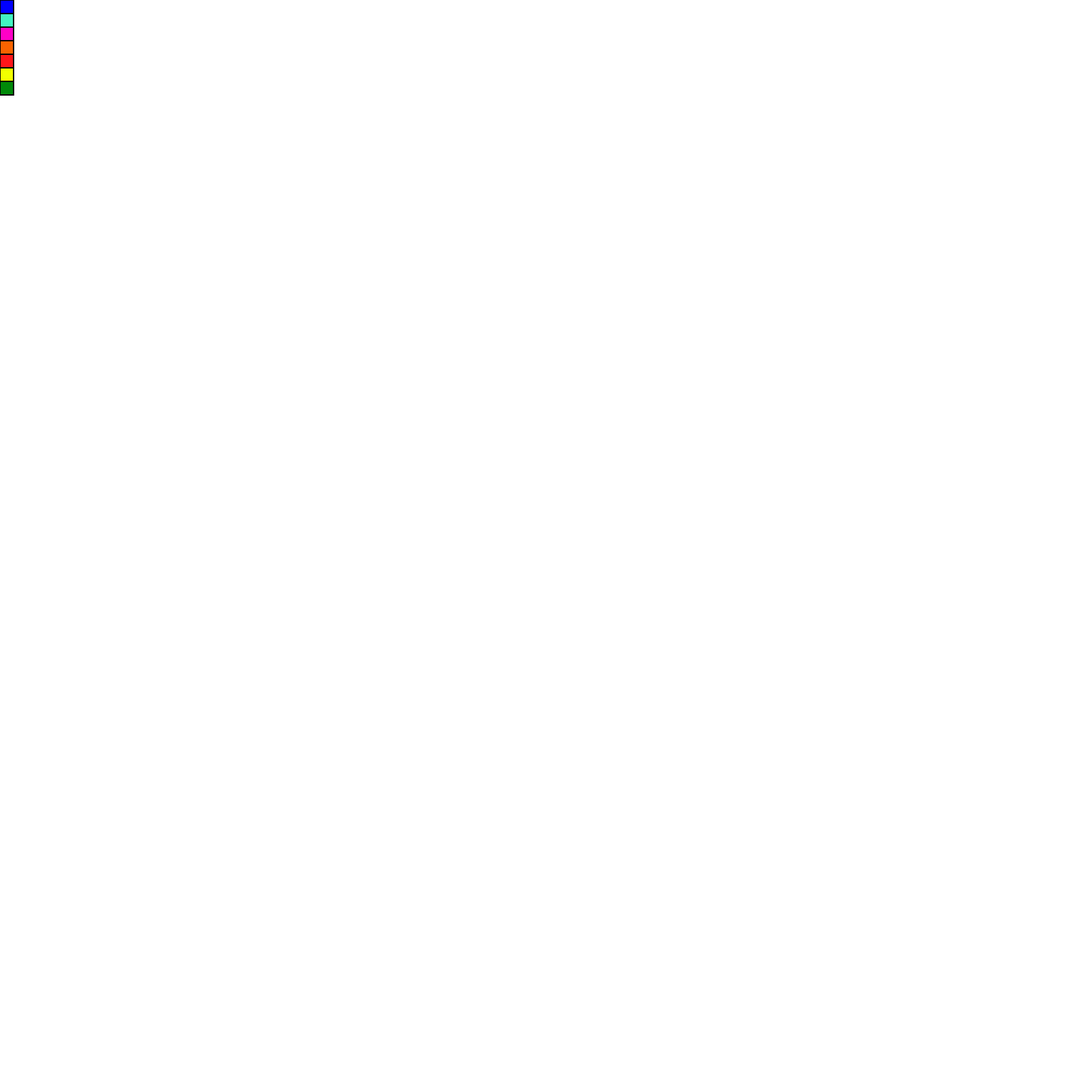
Frame 1 (no input)
Frame 60 (no input): identical to frame 1, image omitted
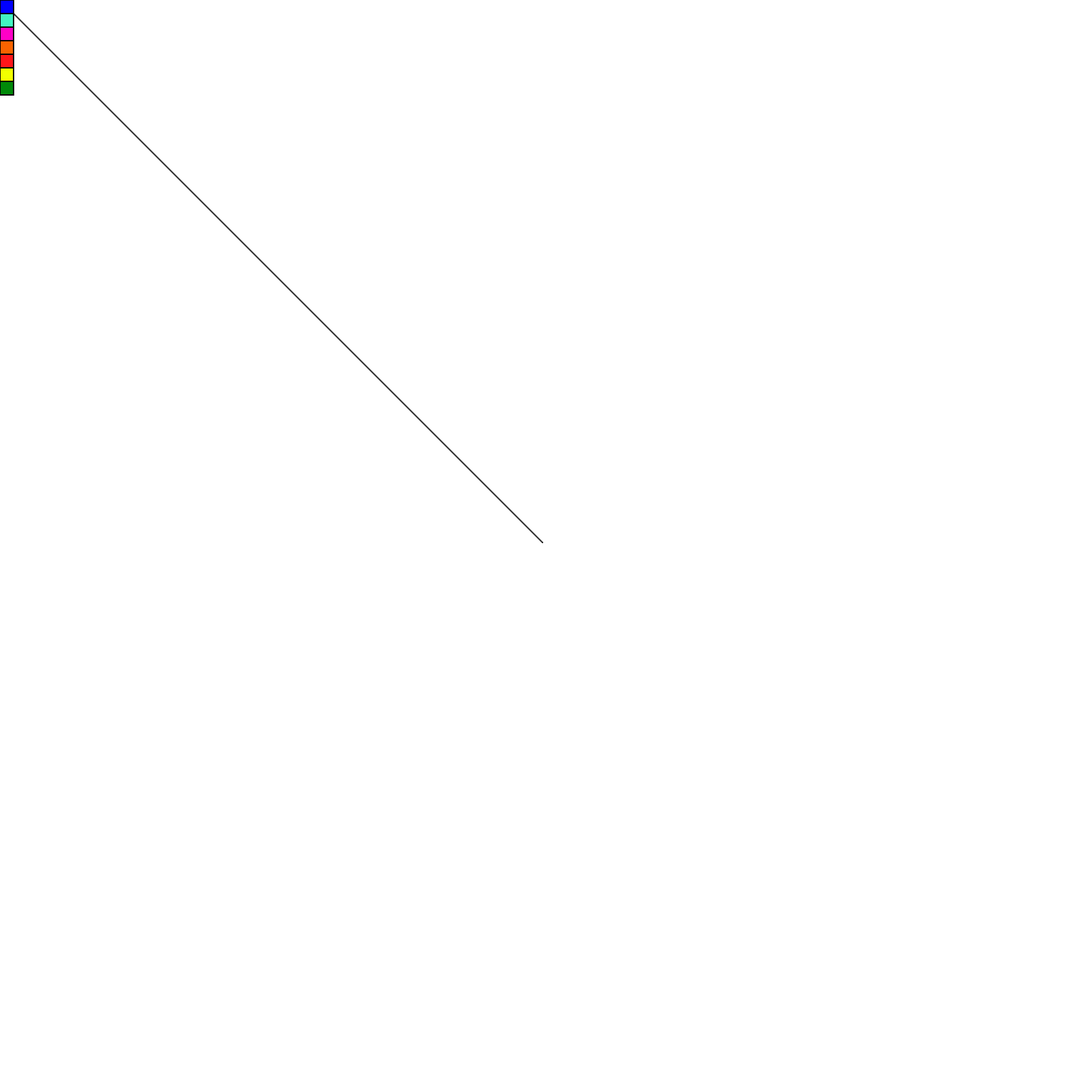
Frame 120 (the mouse pressed at the canvas centre since frame 60)

The p5.js sketch that drew these frames (run headless with seeded random() and noise() and a simulated clock; from frame 60 on, the mouse is pressed at the canvas centre):

// p5.js sketch
// ── sketch.js
// Nicholas_Johnson
var paint_color;


function setup() {
  createCanvas(1600, 1600);
  strokeWeight(2);
  background(255)
  paint_color = color(50);
}

function draw() {
  if (mouseIsPressed) {
    if (mouseX <= 20) {
      if (mouseY <= 20) {
        paint_color = color(0, 0, 255);
      } else if (mouseY <= 40) {
        paint_color = color(66, 244, 194);
      } else if (mouseY <= 60) {
        paint_color = color(255, 0, 199);
      } else if (mouseY <= 80) {
        paint_color = color(249, 99, 0);
      } else if (mouseY <= 100) {
        paint_color = color(255, 22, 26);
      } else if (mouseY <= 120) {
        paint_color = color(242, 255, 0);
      } else if (mouseY <= 140) {
        paint_color = color(0, 137, 9);
      }
    }
    stroke(paint_color)
    line(mouseX, mouseY, pmouseX, pmouseY);
  }


  
  stroke(color(0));
  fill(0, 0, 255);
  rect(0, 0, 20, 20);
  fill(66, 244, 194);
  rect(0, 20, 20, 20);
  fill(255, 0, 199);
  rect(0, 40, 20, 20);
  fill(249, 99, 0);
  rect(0, 60, 20, 20)
  fill(255, 22, 26);
  rect(0, 80, 20, 20);
  fill(242, 255, 0);
  rect(0, 100, 20, 20);
  fill(0, 137, 9);
  rect(0, 120, 20, 20);

  print(paint_color)

}
